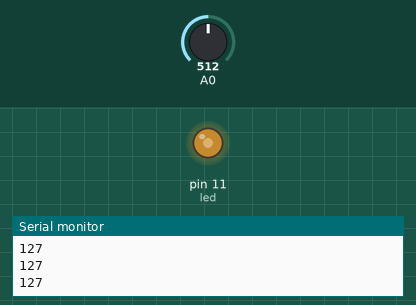
The sketch below on a simulated Arduino Uno, built with avr-gcc and run on an emulated ATmega328P. Parts: output pins drawn as LEDs (lit = HIGH), the last lines printed to the serial monitor. The inputs (shaded band) are chosen by the test bench; at power-on: A0 = 512.

Above: at 1.2 s.
1.3 s: A0 set to 716
At 2.5 s:
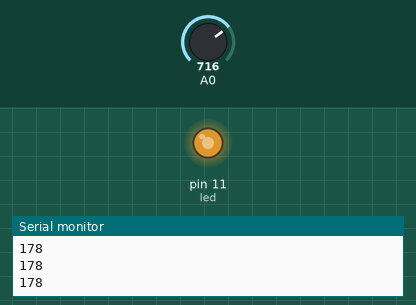
2.8 s: A0 set to 900
At 3.8 s:
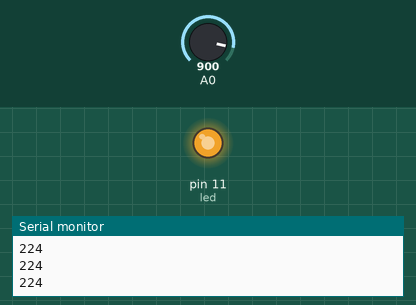
4.3 s: A0 set to 122
At 4.8 s:
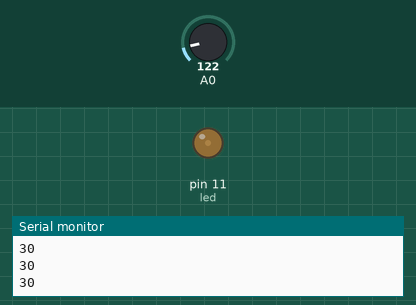
5.8 s: A0 set to 0
At 7.0 s:
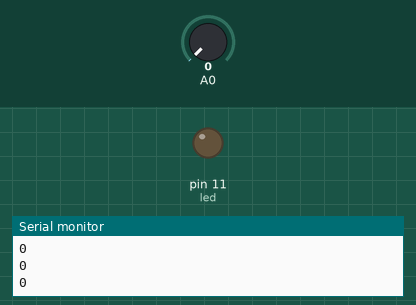
7.3 s: A0 set to 511
At 8.3 s:
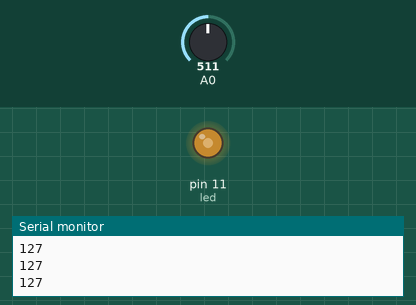
Timing chart, 0 to 9.8 s (numbered marks = the images above; inputs shaded):
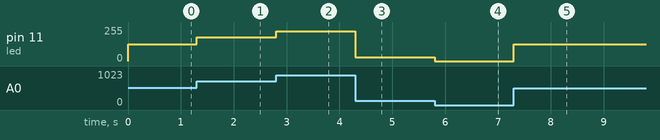

Measured:
- after the input at 1.3 s, pin 11 (led): 127/255 → 178/255 at once
- after the input at 2.8 s, pin 11 (led): 178/255 → 224/255 at once
- after the input at 4.3 s, pin 11 (led): 224/255 → 30/255 at once
- after the input at 5.8 s, pin 11 (led): 30/255 → 0/255 at once
- after the input at 7.3 s, pin 11 (led): 0/255 → 127/255 at once

The sketch:

led_brightness_control_potentiometre.ino
```cpp
#define led 11
//int input;
void setup()
{
  pinMode(led, OUTPUT);
Serial.begin(9600);
}

void loop()
{
 int pot =analogRead(A0);
  pot=map(pot,0,1023,0,255);
  analogWrite(led,pot);
  Serial.println(pot);
}
```
